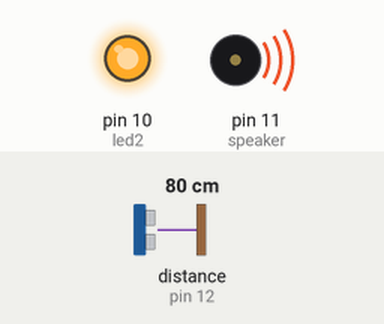
A sketch run on a simulated Arduino Uno, built with avr-gcc and run on an emulated ATmega328P. Shown: output pins drawn as LEDs (lit = HIGH), buzzer (waves = sounding). Wiring (inferred from the names in the program): ultrasonic range finder: trigger pin 13; echo pin 12. The test bench sets the inputs (shaded band); at power-on: distance to the obstacle (sensor on pin 12) 80 cm. The echo pulse lasts 58.3 µs per cm; pins used as bus, display or sensor lines are not drawn.

Above: at 0.1 s.
Timing chart, 0 to 1.6 s (numbered marks = the images above):
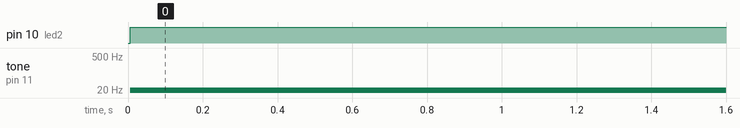

Measured:
- by itself, pin 10 (led2): LOW → HIGH at 0.01 s
- by itself, tone on pin 11 (speaker): silent → 7 Hz at 0.01 s

The sketch:

proximitydetector.ino
```cpp
#define trigPin 13
#define echoPin 12
#define speaker 11
#define led2 10

void setup() {
  Serial.begin (9600);
  pinMode(trigPin, OUTPUT);
  pinMode(echoPin, INPUT);
  pinMode(speaker, OUTPUT);
  pinMode(led2, OUTPUT);
}

void loop() {
  long duration, distance;
  digitalWrite(trigPin, LOW);
  delayMicroseconds(2);
  digitalWrite(trigPin, HIGH);
  delayMicroseconds(10);
  digitalWrite(trigPin, LOW);
  duration = pulseIn(echoPin, HIGH);
  distance = (duration/2) / 29.1;
  if (distance < 192) {  // set your distance
  tone(speaker,7);
  digitalWrite(led2,HIGH);
}

  delay(50); //change the rate at which the speaker pings
}
```
